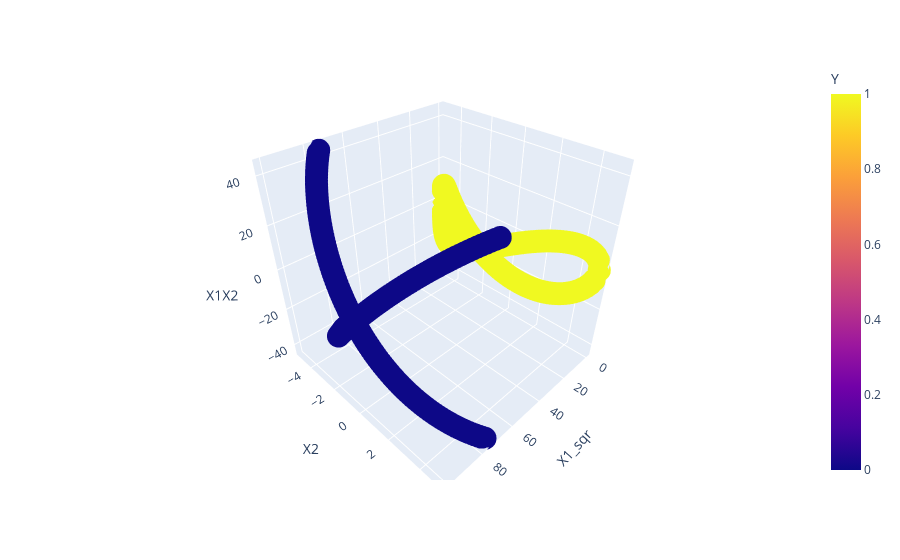

Notebook cell for this chart:
### Code cell
import plotly.express as px
fig = px.scatter_3d(
    data_frame=df,
    x = 'X1_sqr',
    y = 'X2',
    z = 'X1X2',
    color = 'Y'
)
fig.show()

### Figure 1 — Plotly figure (JSON) as saved in the notebook; plotly's stock layout.template omitted (floating-point values rounded to 4 significant figures; data arrays with more than 128 entries replaced by an {"elided": "..."} marker saying what was removed)
{"data": [{"hovertemplate": "X1_sqr=%{x}<br>X2=%{y}<br>X1X2=%{z}<br>Y=%{marker.color}<extra></extra>", "legendgroup": "", "marker": {"color": {"elided": "400 int values"}, "coloraxis": "coloraxis", "symbol": "circle"}, "mode": "markers", "name": "", "scene": "scene", "showlegend": false, "type": "scatter3d", "x": {"elided": "400 float values"}, "y": {"elided": "400 float values"}, "z": {"elided": "400 float values"}}], "layout": {"coloraxis": {"colorbar": {"title": {"text": "Y"}}, "colorscale": [[0, "#0d0887"], [0.1111, "#46039f"], [0.2222, "#7201a8"], [0.3333, "#9c179e"], [0.4444, "#bd3786"], [0.5556, "#d8576b"], [0.6667, "#ed7953"], [0.7778, "#fb9f3a"], [0.8889, "#fdca26"], [1, "#f0f921"]]}, "legend": {"tracegroupgap": 0}, "margin": {"t": 60}, "scene": {"domain": {"x": [0, 1], "y": [0, 1]}, "xaxis": {"title": {"text": "X1_sqr"}}, "yaxis": {"title": {"text": "X2"}}, "zaxis": {"title": {"text": "X1X2"}}}}}
